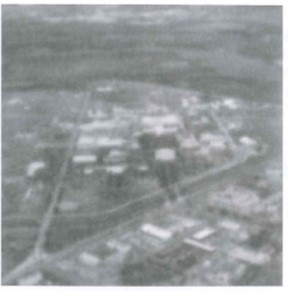
#> input picture HW5_1/Questions/Fig5.25.jpg, 288 x 291 px, found by its file name
$ python HW5-1_1.py
#> lines starting #> are read from the running program, lines starting #| are printed output that depends on the picture
import numpy as np
import matplotlib.pyplot as plt
from numpy.fft import *
import cv2

def cutting_off(H, r):
    H_cutting = H.copy()
    for u in range(M):
        for v in range(N):
            if ((u - M // 2) ** 2 + (v - N // 2) ** 2) > (r ** 2):
                H_cutting[u, v] = H[M // 2, N // 2]
    return H_cutting

img = cv2.imread('Fig5.25.jpg', 0)
#> img: shape (291, 288); min 92, max 255, mean 151.8
M, N = img.shape
#> M = 291; N = 288

G = np.fft.fft2(img)
G_shift = np.fft.fftshift(G)
H_shift = np.zeros((M, N))
k = 0.002
cutting_r = 40
wiener_k = 0.04

for u in range(M):
    for v in range(N):
        exponent = -k * (((u - M / 2) ** 2 + (v - N / 2) ** 2) ** (5 / 6))
        H_shift[u, v] = np.exp(exponent)
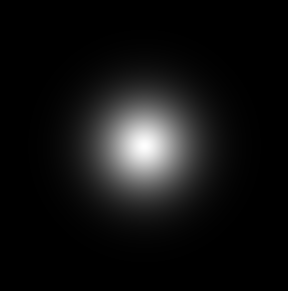
#> H_shift: shape (291, 288) float64; min 6.67e-07, max 0.999, mean 0.0716

img_FFT = fftshift(fftn(img))

H_cutting = cutting_off(H_shift, cutting_r)
#> after the loop in cutting_off, `for u in range(M):`:
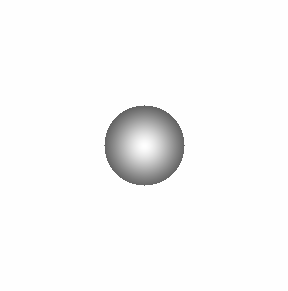
#> H_cutting: shape (291, 288) float64; min 0.385, max 0.999, mean 0.977
img_inverse_FFT = img_FFT / H_cutting
img_inverse = np.abs(ifftn(img_inverse_FFT))
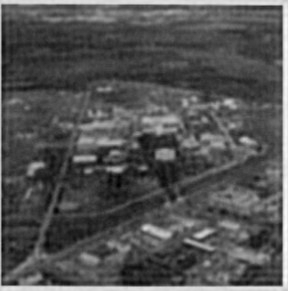
#> img_inverse: shape (291, 288) float64; min 82.67, max 295.1, mean 151.9; drawn with min black and max white

K_shift = H_shift ** 2
img_wiener_FFT = ((K_shift/(K_shift + wiener_k)) / H_shift) * img_FFT
img_wiener = np.abs(ifftn(img_wiener_FFT))
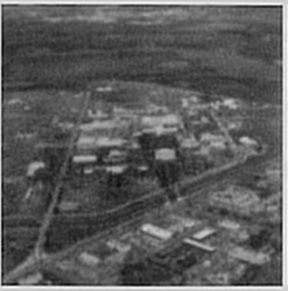
#> img_wiener: shape (291, 288) float64; min 67.12, max 287, mean 146; drawn with min black and max white

plt.figure(figsize = (10, 4))
plt.subplot(1, 3, 1), plt.imshow(img, cmap = 'gray')
plt.title('Original'), plt.xticks([]), plt.yticks([])

plt.subplot(1, 3, 2), plt.imshow(img_inverse, cmap = 'gray')
plt.title('After inverse filter'), plt.xticks([]), plt.yticks([])

plt.subplot(1, 3, 3), plt.imshow(img_wiener, cmap = 'gray')
plt.title('After Wiener filter'), plt.xticks([]), plt.yticks([])

plt.tight_layout()
plt.savefig("Fig5.25_result.png")
plt.show()
